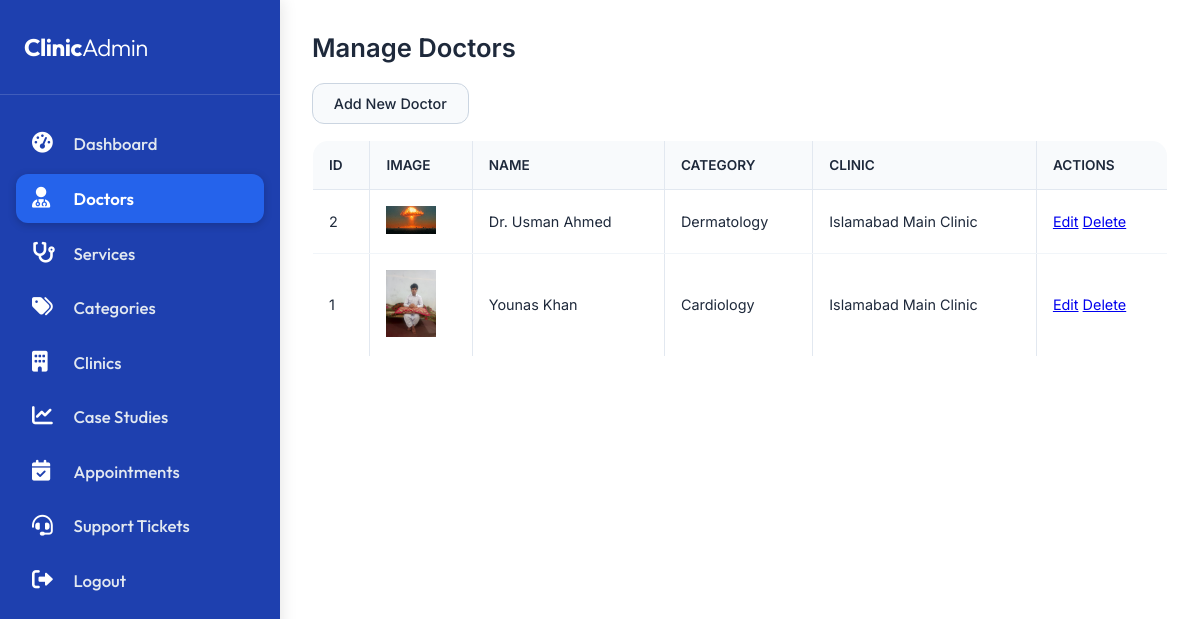
The app's page /admin/doctors.php (signed in) with its own data.
### tables this page shows
CREATE TABLE `doctors` (
  `id` int(11) NOT NULL,
  `name` varchar(150) NOT NULL,
  `slug` varchar(150) DEFAULT NULL,
  `category_id` int(11) DEFAULT NULL,
  `clinic_id` int(11) DEFAULT NULL,
  `image` varchar(255) DEFAULT NULL,
  `bio` text DEFAULT NULL,
  `experience` text DEFAULT NULL,
  `qualification` text DEFAULT NULL,
  `featured` tinyint(1) DEFAULT 0,
  `created_at` timestamp NOT NULL DEFAULT current_timestamp()
);

CREATE TABLE `categories` (
  `id` int(11) NOT NULL,
  `name` varchar(100) NOT NULL,
  `type` enum('doctor','service') NOT NULL,
  `slug` varchar(100) DEFAULT NULL,
  `created_at` timestamp NOT NULL DEFAULT current_timestamp()
);

CREATE TABLE `clinics` (
  `id` int(11) NOT NULL,
  `name` varchar(150) NOT NULL,
  `slug` varchar(150) DEFAULT NULL,
  `address` text DEFAULT NULL,
  `phone` varchar(50) DEFAULT NULL,
  `google_map_iframe` text DEFAULT NULL,
  `image` varchar(255) DEFAULT NULL,
  `created_at` timestamp NOT NULL DEFAULT current_timestamp()
);

### admin/doctors.php (the view, shortened to what this page needs)
<?php
require_once '../config/database.php';
$doctors = mysqli_query($conn, "SELECT d.*, c.name as clinic_name, cat.name as category_name
                                FROM doctors d
                                LEFT JOIN clinics c ON d.clinic_id = c.id
                                LEFT JOIN categories cat ON d.category_id = cat.id
                                ORDER BY d.id DESC");
?>
<?php include 'includes/header.php'; ?>
<div class="admin-container">
    <h2>Manage Doctors</h2>
    <a href="doctor-form.php" class="btn">Add New Doctor</a>
    <table border="1" cellpadding="10">
        <thead>
            <tr><th>ID</th><th>Image</th><th>Name</th><th>Category</th><th>Clinic</th><th>Actions</th></tr>
        </thead>
        <tbody>
            <?php while($row = mysqli_fetch_assoc($doctors)): ?>
            <tr>
                <td><?php echo $row['id']; ?></td>
                <td><img src="../<?php echo $row['image']; ?>" width="50"></td>
                <td><?php echo htmlspecialchars($row['name']); ?></td>
                <td><?php echo $row['category_name']; ?></td>
                <td><?php echo $row['clinic_name']; ?></td>
                <td>
                    <a href="doctor-form.php?edit=<?php echo $row['id']; ?>">Edit</a>
                    <a href="?delete=<?php echo $row['id']; ?>" onclick="return confirm('Delete?')">Delete</a>
                </td>
            </tr>
            <?php endwhile; ?>
        </tbody>
    </table>
</div>
<?php include 'includes/footer.php'; ?>

### assets/css/admin-style.css (style rules this page uses)
* { margin: 0; padding: 0; box-sizing: border-box; }
body { font-family: 'Inter', sans-serif; background: #ffffff; color: #1e293b; overflow-x: hidden; }
h2 { font-size: 1.6rem; font-weight: 600; color: #1e293b; margin-bottom: 1.25rem; }
.btn, button[type="submit"], a.btn { display: inline-flex; align-items: center; gap: 0.5rem; background: #f8fafc; color: #1e293b; border: 1px solid #cbd5e1; padding: 0.7rem 1.3rem; border-radius: 0.75rem; font-weight: 500; font-size: 0.9rem; cursor: pointer; transition: all 0.2s; text-decoration: none; }
table { width: 100%; border-collapse: collapse; background: #ffffff; border-radius: 1rem; overflow: hidden; margin: 1rem 0; border: 1px solid #e2e8f0; }
th { background: #f8fafc; color: #1e293b; font-weight: 600; font-size: 0.85rem; text-transform: uppercase; padding: 1rem; text-align: left; border-bottom: 1px solid #e2e8f0; }
td { padding: 1rem; border-bottom: 1px solid #f1f5f9; vertical-align: middle; font-size: 0.9rem; }

### records on screen
doctors: id "2", image (picture), name "Dr. Usman Ahmed", category.name "Dermatology", clinic.name "Islamabad Main Clinic"
doctors: id "1", image (picture), name "Younas Khan", category.name "Cardiology", clinic.name "Islamabad Main Clinic"
